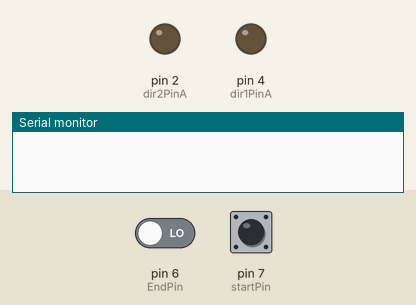
Recording of a sketch running on a simulated Arduino Uno, built with avr-gcc and run on an emulated ATmega328P. Shown: output pins drawn as LEDs (lit = HIGH), the last lines printed to the serial monitor. The test bench sets the inputs (shaded band); at power-on: pin 7 (startPin) HIGH, pin 6 (EndPin) LOW. At 2.6 s the program stops and its outputs stay as they are.

Above: at 1.2 s.
1.3 s: pin 7 (startPin) pulled LOW for 0.15 s
At 2.45 s:
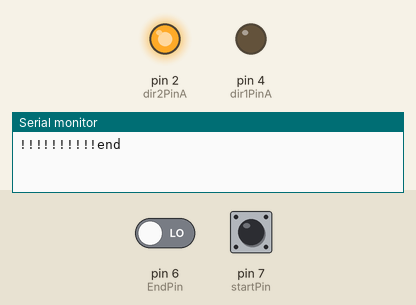
Timing chart, 0 to 4.1 s (numbered marks = the images above; inputs shaded):
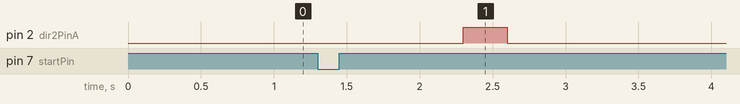

Measured:
- after the input at 1.3 s, pin 2 (dir2PinA): LOW → HIGH after 1.0 s, → LOW 0.30 s later

The sketch:

_6_foot.ino
```cpp
const int dir2PinA = 2;
const int dir1PinA = 4;
const int EndPin = 6;
const int startPin = 7;
int delaytime = 300;
unsigned long AA;
unsigned long BB;
unsigned long CC;

void setup() {
  Serial.begin(9600);
  pinMode(dir1PinA, OUTPUT);
  pinMode(dir2PinA, OUTPUT);
  pinMode(EndPin, INPUT);
  pinMode(startPin, INPUT_PULLUP);
  AA=millis();
}

void loop() {
  BB=millis();
  CC=BB-AA;
  int IfStart = digitalRead(startPin);
  if (IfStart == 0|| CC>100000) {//=0是低电平, 表示按钮按下
    delay(1000);
    while (digitalRead(EndPin) == 1) {
      Serial.println("not end");
      digitalWrite(dir1PinA, LOW);
      digitalWrite(dir2PinA, HIGH);
      delay(300);
    };
    Serial.println("!!!!!!!!!!end");
    digitalWrite(dir1PinA, LOW);
    digitalWrite(dir2PinA, HIGH);
    delay(delaytime);
    digitalWrite(dir1PinA, LOW);
    digitalWrite(dir2PinA, LOW);
    while (1);
  };
}
```
